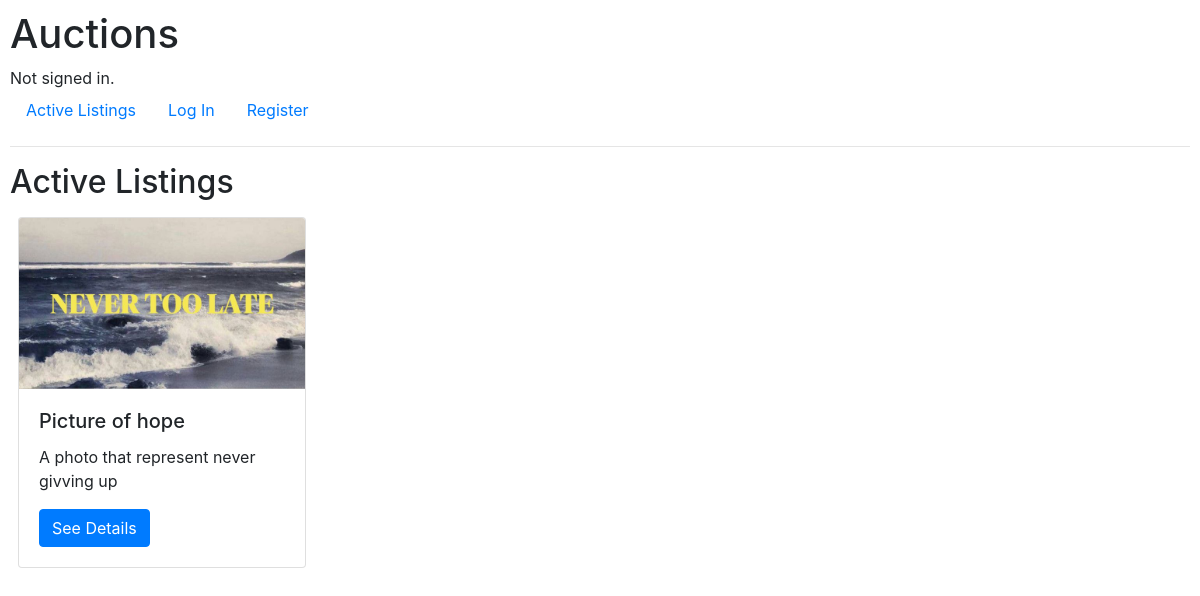
The page / on the database its author committed.
### auctions/models.py (models this page shows)
class Auctions(models.Model):
    title = models.CharField(max_length=64)
    price = models.IntegerField()
    image = models.ImageField(upload_to='images/', null=True, blank=True)
    description = models.TextField()
    category = models.CharField(max_length=64, null=True, blank=True)
    active = models.BooleanField(default=True)

### auctions/views.py (the view)
# urls.py: path("", views.index, name="index"),
def index(request):
    return render(request, "auctions/index.html", {
        "listings" : Auctions.objects.filter(active=True)
    })

### auctions/templates/auctions/index.html
{% extends "auctions/layout.html" %}
{% block body %}
    <h2>Active Listings</h2>
    <div class="d-flex flex-row">
        {% for list in listings %}
            <div class="card m-2" style="width: 18rem;">
                {% if list.image %}
                    <img src="{{list.image.url}}" class="card-img-top" alt="{{list.title}}">
                {% endif %}
                <div class="card-body">
                    <h5 class="card-title">{{list.title}}</h5>
                    <p class="card-text">{{list.description}}</p>
                    <a href="{% url 'listing' list.id %}" class="btn btn-primary">See Details</a>
                </div>
            </div>
        {% empty %}
            No active Listing
        {% endfor %}
    </div>
{% endblock %}

### auctions/static/auctions/styles.css (style rules this page uses)
body { padding: 10px; }

### rows shown on the page
Auctions: image (picture), title "Picture of hope", description "A photo that represent never givving up"
